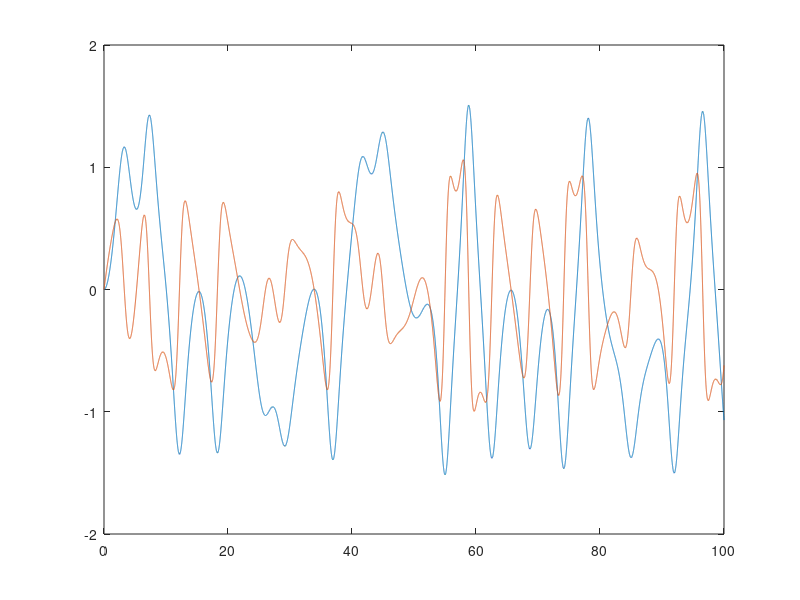
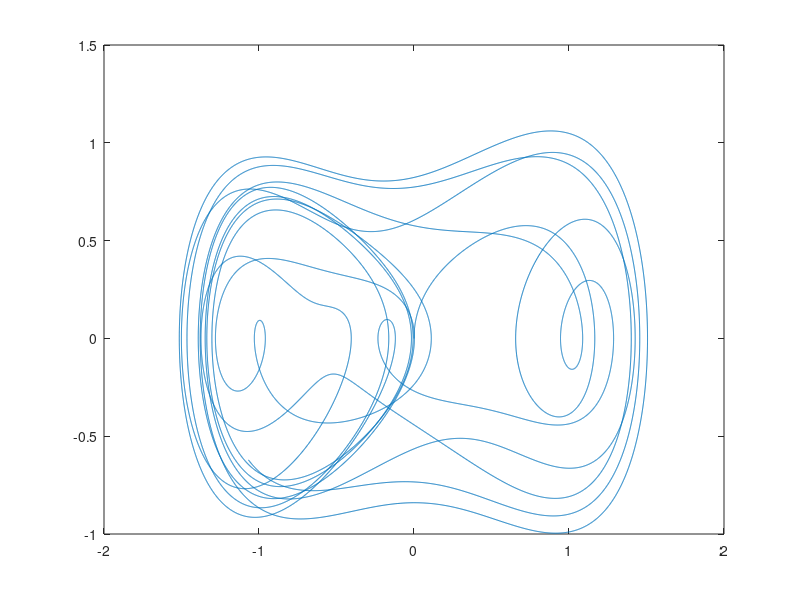

MATLAB code to generate these figures, in order:
k = 0.25;
omega = 1;
A = .4;

%lager y-vektor og t-vektor:
options = odeset('AbsTol',1.e-12,'RelTol', 1.e-12);
[t, y] = ode45(@(t,y)[y(2);A*cos(omega*t)-k*y(2)+y(1).*(1-y(1).^2)],[0,100],[0;0],options);

%plots
figure(1)
plot(t,y)
figure(2)
plot(y(:,1),y(:,2))